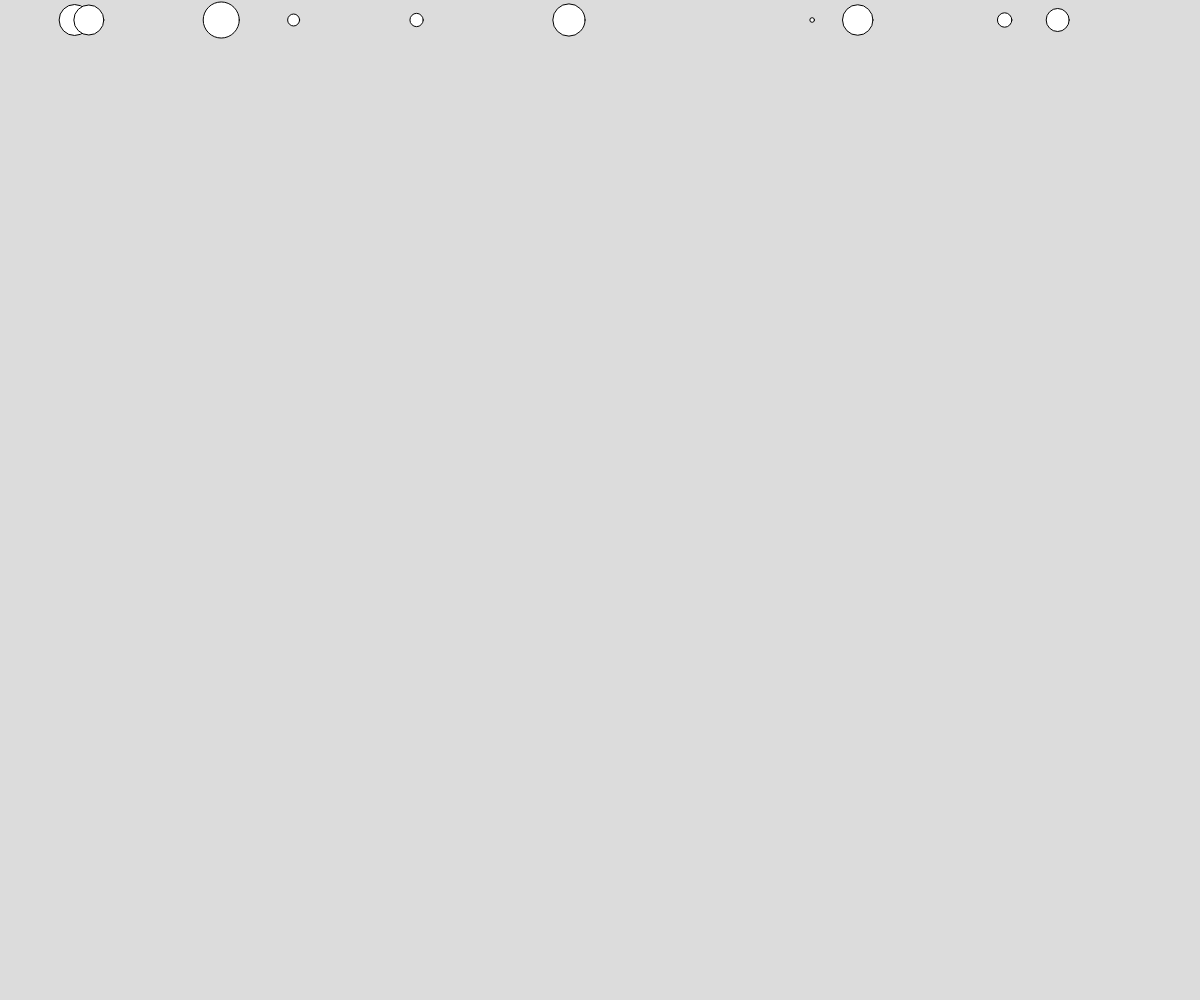
Frame 1 (no input)
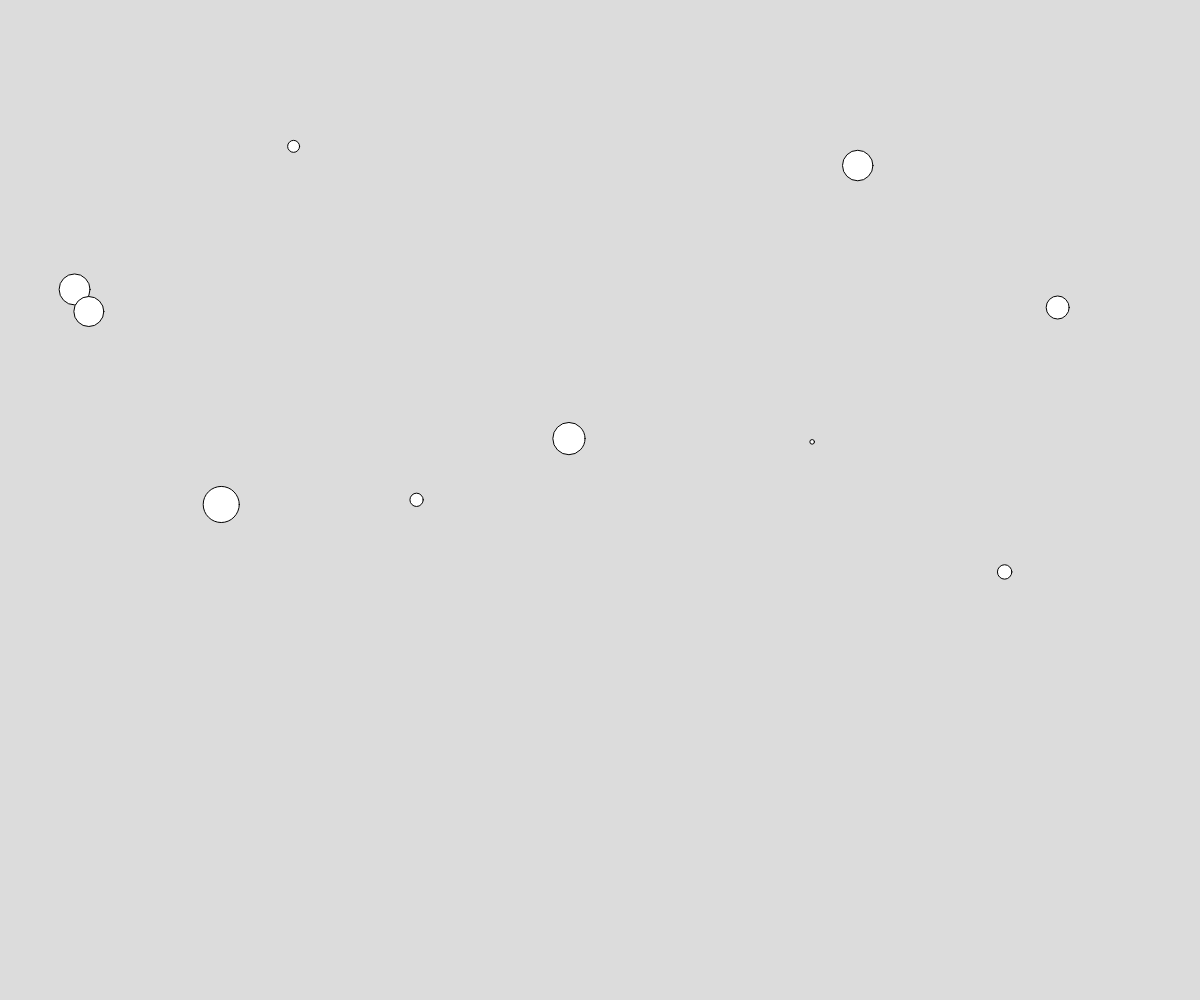
Frame 60 (no input)
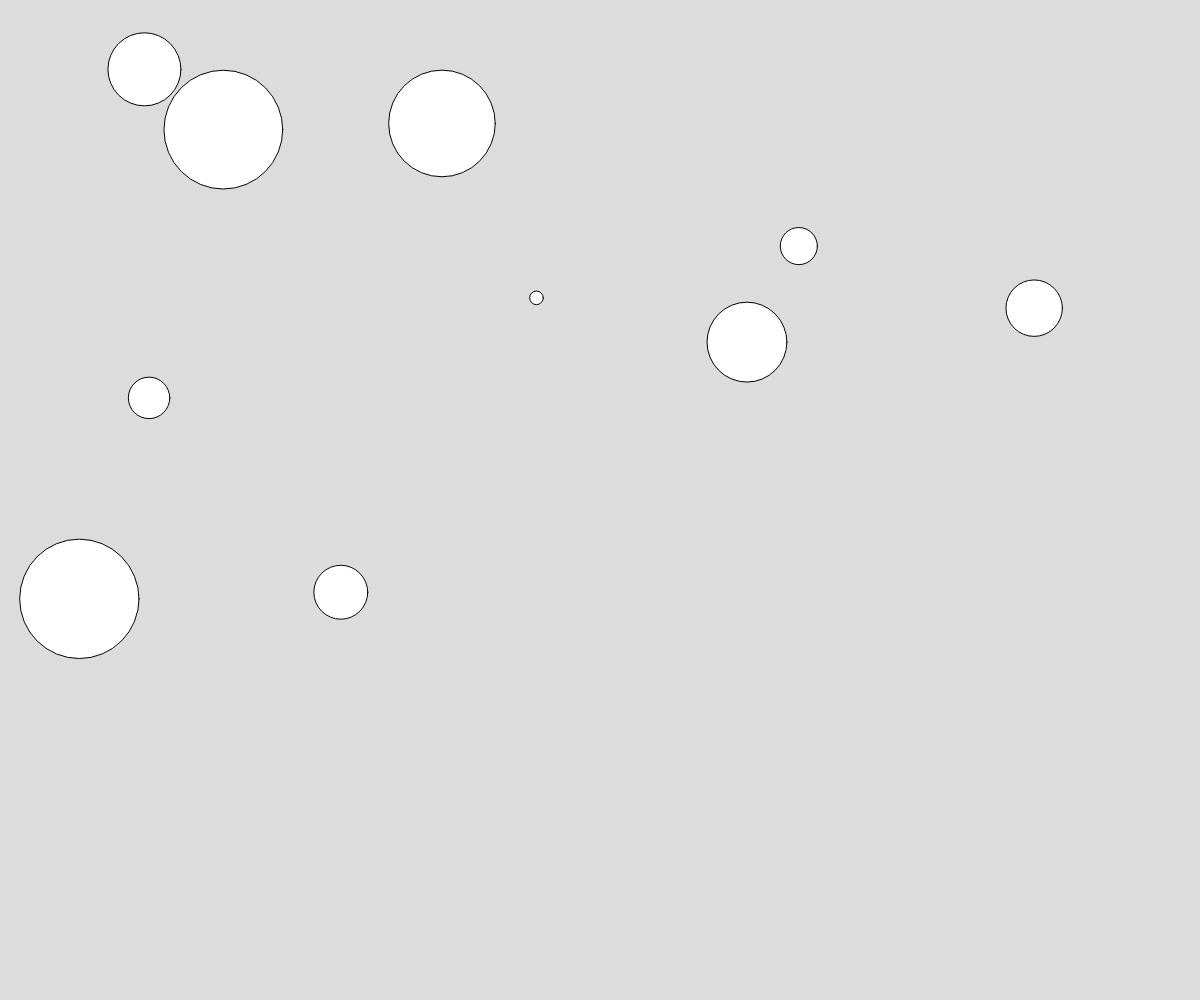
Frame 120 (the mouse pressed at the canvas centre since frame 60)

The p5.js sketch that drew these frames (run headless with seeded random() and noise() and a simulated clock; from frame 60 on, the mouse is pressed at the canvas centre):

// p5.js sketch
// ── sketch.js
let ballCount = 10
let xPositions = new Array(ballCount)
let yPositions = new Array(ballCount)
let ySpeeds = new Array(ballCount)
let d = new Array(ballCount)

function setup() {
  createCanvas(windowWidth, windowHeight);
  reset(40);
}

function draw() {
  background(220);

  for (let i = 0; i < xPositions.length; i++) {
    circle(xPositions[i],yPositions[i],d[i])
    yPositions[i] += ySpeeds[i]
  }
}

function reset(maxSize) {
  for (let i = 0; i < ballCount; i++) {
    xPositions[i] = random(2, width)
    ySpeeds[i] = random(0.5, 10)
    d[i] = random(2, maxSize)
  }
  yPositions.fill(20)
}

function mousePressed() {
  let size = map(mouseX,0,width, 40, 200)
  console.log(size)
  reset(size);
}
